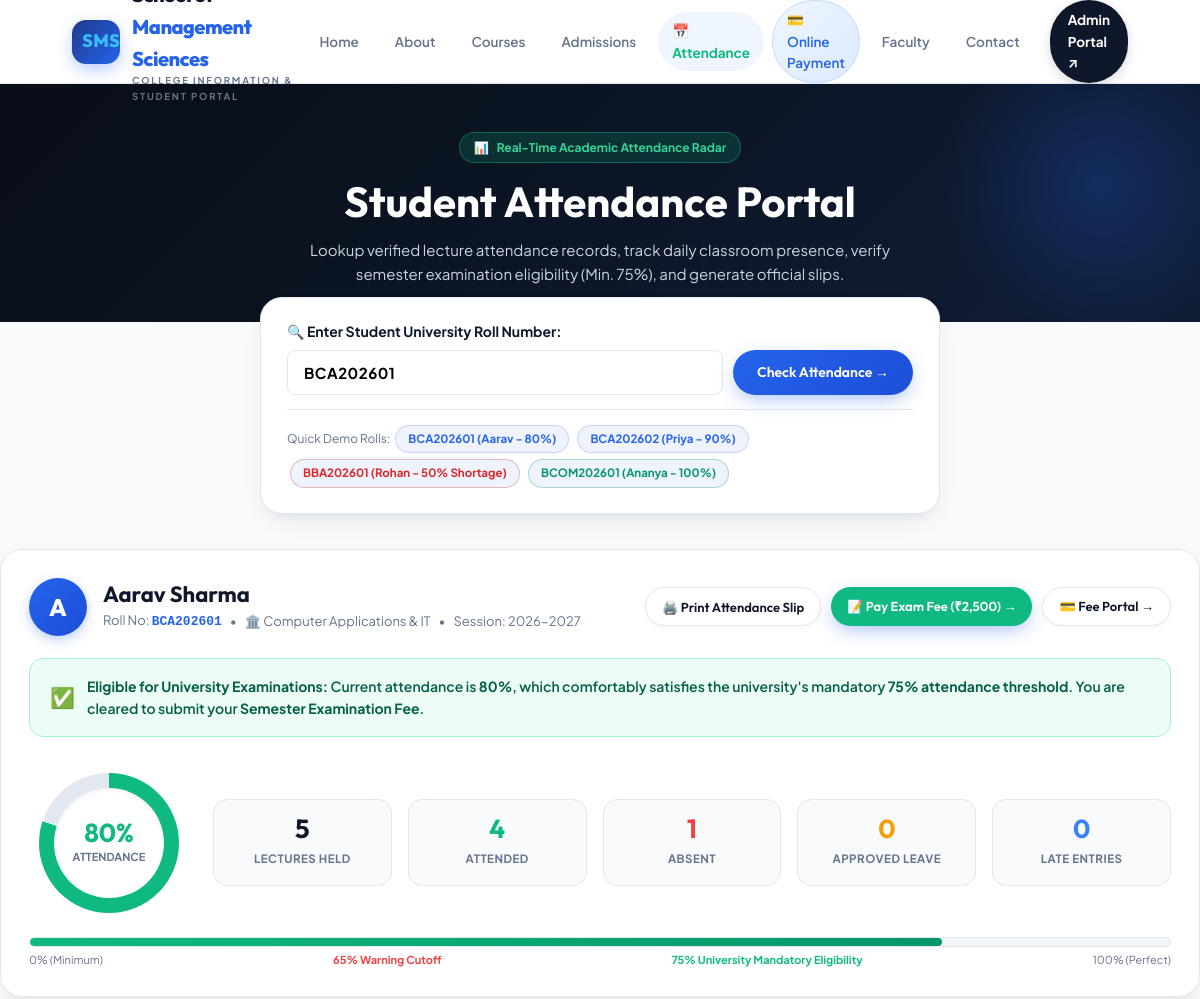
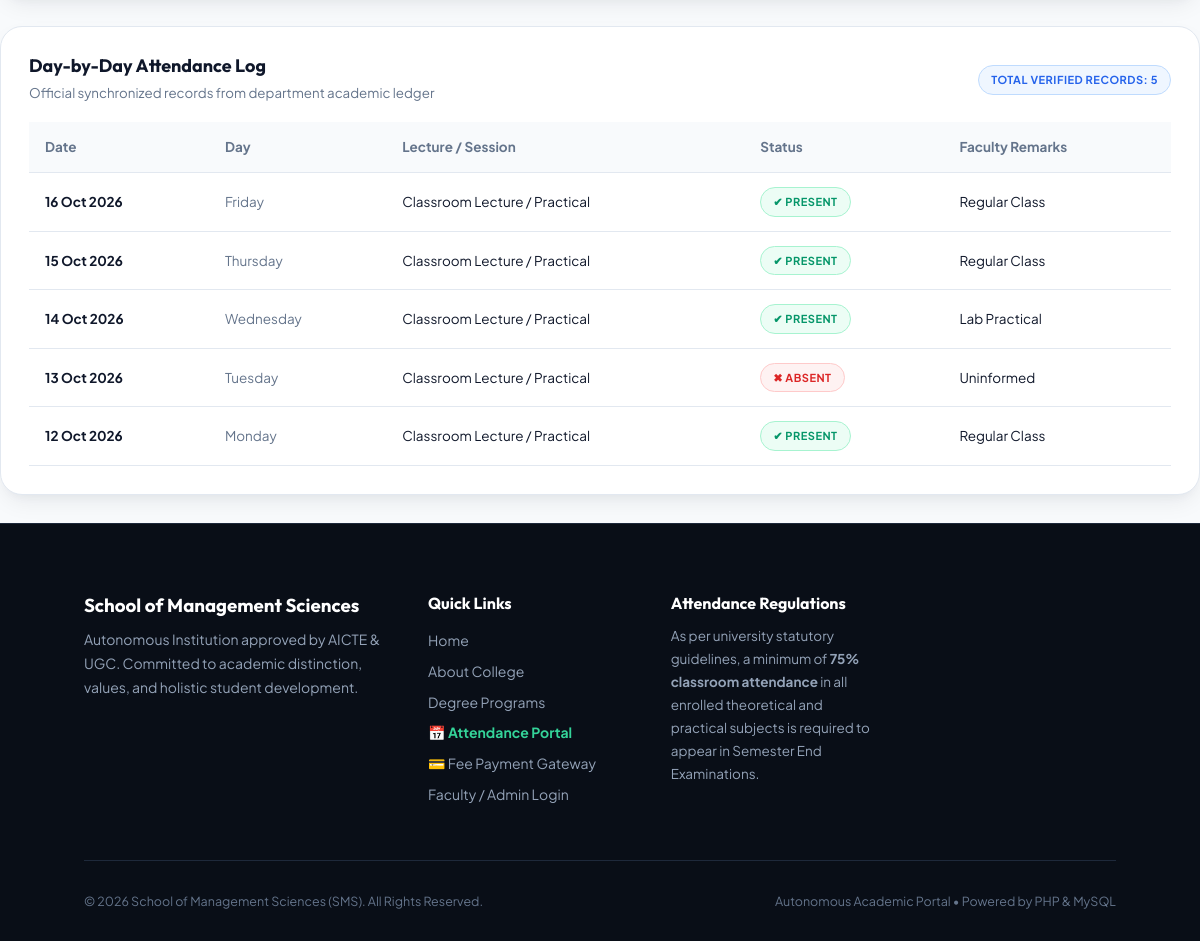
Page /attendance.php?roll_no=BCA202601 on the committed database (2 pictures, top to bottom).
### tables this page shows
CREATE TABLE IF NOT EXISTS students (
    id INT AUTO_INCREMENT PRIMARY KEY,
    student_name VARCHAR(120) NOT NULL,
    roll_no VARCHAR(60) UNIQUE NOT NULL,
    email VARCHAR(150),
    phone VARCHAR(30) NULL,
    branch_id INT NULL,
    created_at TIMESTAMP DEFAULT CURRENT_TIMESTAMP,
    FOREIGN KEY(branch_id) REFERENCES branches(id) ON DELETE SET NULL
);

CREATE TABLE IF NOT EXISTS branches (
    id INT AUTO_INCREMENT PRIMARY KEY,
    branch_name VARCHAR(120) NOT NULL
);

CREATE TABLE IF NOT EXISTS attendance (
    id INT AUTO_INCREMENT PRIMARY KEY,
    student_id INT NOT NULL,
    attendance_date DATE NOT NULL,
    status ENUM('Present', 'Absent', 'Leave', 'Late') NOT NULL DEFAULT 'Present',
    remarks VARCHAR(255) NULL,
    created_at TIMESTAMP DEFAULT CURRENT_TIMESTAMP,
    UNIQUE KEY unique_student_date (student_id, attendance_date),
    FOREIGN KEY (student_id) REFERENCES students(id) ON DELETE CASCADE
);

### attendance.php (the view, shortened to what this page needs)
<?php
$pdo = db();
$searchRoll = strtoupper(trim($_GET['roll_no'] ?? ''));
$student = null;
$records = [];
$totalDays = 0;
$presentDays = 0;
$absentDays = 0;
$leaveDays = 0;
$lateDays = 0;
$percentage = 0.0;
if ($searchRoll) {
    try {
        $stmt = $pdo->prepare("
            SELECT s.*, b.branch_name
            FROM students s
            LEFT JOIN branches b ON b.id = s.branch_id
            WHERE s.roll_no = ? OR s.email = ?
        ");
        $stmt->execute([$searchRoll, $searchRoll]);
        $student = $stmt->fetch();
        if ($student) {
            $attStmt = $pdo->prepare("
                SELECT * FROM attendance
                WHERE student_id = ?
                ORDER BY attendance_date DESC
            ");
            $attStmt->execute([$student['id']]);
            $records = $attStmt->fetchAll();
            $totalDays = count($records);
            foreach ($records as $r) {
                if ($r['status'] === 'Present') $presentDays++;
                elseif ($r['status'] === 'Absent') $absentDays++;
                elseif ($r['status'] === 'Leave') $leaveDays++;
                elseif ($r['status'] === 'Late') $lateDays++;
            }
            $percentage = $totalDays > 0 ? round(($presentDays / $totalDays) * 100, 1) : 0;
        } else {
            $alertError = "No student found with Roll Number: " . htmlspecialchars($searchRoll) . ". Please verify and try again.";
        }
    } catch (Throwable $e) {
        $alertError = "Error loading attendance records: " . htmlspecialchars($e->getMessage());
    }
}
function h($str) {
    return htmlspecialchars((string)$str, ENT_QUOTES, 'UTF-8');
}
?>
<!doctype html>
<html lang="en">
<head>
  <link rel="stylesheet" href="assets/style.css?v=<?= time() ?>">
</head>
<body>
  <header>
    <a class="brand" href="index.php">
      <b>SMS</b>
      <span>School of <span>Management Sciences</span>
        <small>COLLEGE INFORMATION & STUDENT PORTAL</small>
      </span>
    </a>
    <nav id="nav">
      <a href="index.php?page=home">Home</a>
      <a href="index.php?page=about">About</a>
      <a href="index.php?page=courses">Courses</a>
      <a href="index.php?page=admissions">Admissions</a>
      <a class="active" href="attendance.php" style="color: #10b981; font-weight: 700;">📅 Attendance</a>
      <a class="highlight-nav" href="payment.php">💳 Online Payment</a>
      <a href="index.php?page=faculty">Faculty</a>
      <a href="index.php?page=contact">Contact</a>
      <a class="nav-admin" href="admin/login.php">Admin Portal ↗</a>
    </nav>
  </header>
  <section class="att-portal-header">
    <div style="max-width: 900px; margin: 0 auto; text-align: center;">
      <div style="display: inline-flex; align-items: center; gap: 8px; background: rgba(16, 185, 129, 0.18); border: 1px solid rgba(16, 185, 129, 0.4); padding: 5px 14px; border-radius: 9999px; font-size: 12px; font-weight: 700; color: #34d399; margin-bottom: 14px;">
        <span>📊</span> Real-Time Academic Attendance Radar
      </div>
      <h1 style="color: #ffffff; font-size: clamp(26px, 4vw, 42px); margin-bottom: 10px;">
        Student Attendance Portal
      </h1>
      <p style="color: #cbd5e1; font-size: 15px; max-width: 640px; margin: 0 auto;">
        Lookup verified lecture attendance records, track daily classroom presence, verify semester examination eligibility (Min. 75%), and generate official slips.
      </p>
    </div>
  </section>
  <main class="payment-wrapper" style="padding-top: 0;">
    <div class="att-lookup-box">
      <div class="att-card" style="padding: 22px 26px;">
        <form method="get" action="attendance.php">
          <label style="font-weight: 700; font-size: 14px; display: block; margin-bottom: 8px;">
            🔍 Enter Student University Roll Number:
          </label>
          <div style="display: flex; gap: 10px;">
            <input
              class="form-control"
              type="text"
              name="roll_no"
              required
              placeholder="e.g. BCA202601, BCA202602, BBA202601"
              value="<?= h($searchRoll) ?>"
              style="text-transform: uppercase; font-weight: 700; font-size: 15px; letter-spacing: 0.5px;"
            >
            <button class="btn" type="submit" style="padding: 0 24px; white-space: nowrap;">
              Check Attendance →
            </button>
          </div>
        </form>
        <div style="margin-top: 14px; padding-top: 12px; border-top: 1px solid var(--border); font-size: 12px; color: var(--text-muted);">
          <span>Quick Demo Rolls:</span>
          <a class="demo-pill-btn" href="attendance.php?roll_no=BCA202601">BCA202601 (Aarav - 80%)</a>
          <a class="demo-pill-btn" href="attendance.php?roll_no=BCA202602">BCA202602 (Priya - 90%)</a>
          <a class="demo-pill-btn" href="attendance.php?roll_no=BBA202601" style="color: #dc2626; border-color: rgba(220, 38, 38, 0.3);">BBA202601 (Rohan - 50% Shortage)</a>
          <a class="demo-pill-btn" href="attendance.php?roll_no=BCOM202601" style="color: #059669; border-color: rgba(5, 150, 105, 0.3);">BCOM202601 (Ananya - 100%)</a>
        </div>
      </div>
    </div>
    <?php if ($student): ?>
      <div class="att-card">
        <div style="display: flex; flex-wrap: wrap; align-items: center; justify-content: space-between; gap: 18px;">
          <div style="display: flex; align-items: center; gap: 16px;">
            <div style="width: 58px; height: 58px; border-radius: 50%; background: linear-gradient(135deg, #2563eb, #1d4ed8); color: #ffffff; display: flex; align-items: center; justify-content: center; font-size: 24px; font-weight: 800; font-family: 'Outfit', sans-serif; box-shadow: 0 4px 12px rgba(37, 99, 235, 0.3);">
              <?= strtoupper(substr($student['student_name'], 0, 1)) ?>
            </div>
            <div>
              <h2 style="font-size: 22px; margin-bottom: 3px;"><?= h($student['student_name']) ?></h2>
              <div style="display: flex; flex-wrap: wrap; gap: 8px; align-items: center; font-size: 13px; color: var(--text-muted);">
                <span>Roll No: <code style="font-size: 13px; color: var(--primary); font-weight: 700;"><?= h($student['roll_no']) ?></code></span>
                <span>•</span>
                <span>🏛️ <?= h($student['branch_name'] ?? 'General Studies') ?></span>
                <span>•</span>
                <span>Session: 2026-2027</span>
              </div>
            </div>
          </div>
          <div class="no-print" style="display: flex; gap: 10px; flex-wrap: wrap;">
            <button class="btn btn-secondary" onclick="window.print()" style="padding: 8px 16px; font-size: 13px;">
              🖨️ Print Attendance Slip
            </button>
            <?php if ($percentage >= 75): ?>
              <a class="btn" href="payment.php?roll_no=<?= urlencode($student['roll_no']) ?>&category=Semester+Examination+Fee&amount=2500" style="padding: 8px 16px; font-size: 13px; background: #10b981;">
                📝 Pay Exam Fee (₹2,500) →
              </a>
            <?php endif; ?>
            <a class="btn btn-secondary" href="payment.php?roll_no=<?= urlencode($student['roll_no']) ?>" style="padding: 8px 16px; font-size: 13px;">
              💳 Fee Portal →
            </a>
          </div>
        </div>
        <div style="margin-top: 22px;">
          <?php if ($percentage >= 75): ?>
            <div class="alert alert-success" style="margin-bottom: 0;">
              <span style="font-size: 20px;">✅</span>
              <div>
                <strong>Eligible for University Examinations:</strong> Current attendance is <strong><?= $percentage ?>%</strong>, which comfortably satisfies the university's mandatory <strong>75% attendance threshold</strong>. You are cleared to submit your <strong>Semester Examination Fee</strong>.
              </div>
            </div>
          <?php endif; ?>
        </div>
        <div style="margin-top: 26px; display: grid; grid-template-columns: auto 1fr; gap: 24px; align-items: center;" class="att-gauge-wrap">
          <?php
          $meterColor = '#10b981';
          ?>
          <div style="display: flex; flex-direction: column; align-items: center; justify-content: center; padding: 10px;">
            <div class="att-circle-meter" style="--meter-color: <?= $meterColor ?>; --meter-val: <?= min(100, $percentage) ?>;">
              <div class="att-circle-inner">
                <b style="color: <?= $meterColor ?>;"><?= $percentage ?>%</b>
                <small>Attendance</small>
              </div>
            </div>
          </div>
          <div class="att-stat-grid">
            <div class="att-stat-box">
              <h3><?= $totalDays ?></h3>
              <small>Lectures Held</small>
            </div>
            <div class="att-stat-box">
              <h3 style="color: #10b981;"><?= $presentDays ?></h3>
              <small>Attended</small>
            </div>
            <div class="att-stat-box">
              <h3 style="color: #ef4444;"><?= $absentDays ?></h3>
              <small>Absent</small>
            </div>
            <div class="att-stat-box">
              <h3 style="color: #f59e0b;"><?= $leaveDays ?></h3>
              <small>Approved Leave</small>
            </div>
            <div class="att-stat-box">
              <h3 style="color: #3b82f6;"><?= $lateDays ?></h3>
              <small>Late Entries</small>
            </div>
          </div>
        </div>
        <div style="margin-top: 14px;">
          <div class="att-progress-track" style="height: 10px;">
            <div class="att-progress-fill <?= $percentage >= 75 ? 'green' : ($percentage >= 65 ? 'orange' : 'red') ?>" style="width: <?= min(100, $percentage) ?>%;"></div>
          </div>
          <div style="display: flex; justify-content: space-between; font-size: 11px; color: var(--text-muted); margin-top: 4px;">
            <span>0% (Minimum)</span>
            <span style="color: #ef4444; font-weight: 700;">65% Warning Cutoff</span>
            <span style="color: #10b981; font-weight: 700;">75% University Mandatory Eligibility</span>
            <span>100% (Perfect)</span>
          </div>
        </div>
      </div>
      <div class="att-card">
        <div style="display: flex; justify-content: space-between; align-items: center; margin-bottom: 18px; flex-wrap: wrap; gap: 10px;">
          <div>
            <h3 style="font-size: 18px; margin-bottom: 2px;">Day-by-Day Attendance Log</h3>
            <small style="color: var(--text-muted);">Official synchronized records from department academic ledger</small>
          </div>
          <span class="badge badge-primary">Total Verified Records: <?= count($records) ?></span>
        </div>
        <?php if (empty($records)): ?>
          <p style="text-align: center; color: #94a3b8; padding: 30px;">No attendance logged for this student yet.</p>
        <?php else: ?>
          <table class="admin-table">
            <thead>
              <tr>
                <th>Date</th>
                <th>Day</th>
                <th>Lecture / Session</th>
                <th>Status</th>
                <th>Faculty Remarks</th>
              </tr>
            </thead>
            <tbody>
              <?php foreach ($records as $rec): ?>
                <?php
                $statusPill = 'badge-success';
                $icon = '✔';
                if ($rec['status'] === 'Absent') {
                    $statusPill = 'badge-danger';
                    $icon = '✖';
                } elseif ($rec['status'] === 'Leave') {
                    $statusPill = 'badge-warning';
                    $icon = '🏖';
                } elseif ($rec['status'] === 'Late') {
                    $statusPill = 'badge-primary';
                    $icon = '⏰';
                }
                $dTime = strtotime($rec['attendance_date']);
                ?>
                <tr>
                  <td><strong><?= date('d M Y', $dTime) ?></strong></td>
                  <td><span style="color: var(--text-muted);"><?= date('l', $dTime) ?></span></td>
                  <td>Classroom Lecture / Practical</td>
                  <td>
                    <span class="badge <?= $statusPill ?>" style="display: inline-flex; align-items: center; gap: 4px;">
                      <?= $icon ?> <?= h($rec['status']) ?>
                    </span>
                  </td>
                  <td><?= h($rec['remarks'] ?: 'Regular Session Attendance') ?></td>
                </tr>
              <?php endforeach; ?>
            </tbody>
          </table>
        <?php endif; ?>
      </div>
    <?php endif; ?>
  </main>
  <footer>
    <div class="footer-top">
      <div>
        <h3 style="color:#fff; margin-bottom:12px;">School of Management Sciences</h3>
        <p style="color:var(--text-light); font-size:14px; line-height:1.7;">
          Autonomous Institution approved by AICTE & UGC. Committed to academic distinction, values, and holistic student development.
        </p>
      </div>
      <div>
        <h4 style="color:#fff; margin-bottom:12px;">Quick Links</h4>
        <ul style="list-style:none; padding:0; line-height:2.2; font-size:14px;">
          <li><a href="index.php?page=home" style="color:var(--text-light); text-decoration:none;">Home</a></li>
          <li><a href="index.php?page=about" style="color:var(--text-light); text-decoration:none;">About College</a></li>
          <li><a href="index.php?page=courses" style="color:var(--text-light); text-decoration:none;">Degree Programs</a></li>
          <li><a href="attendance.php" style="color:#34d399; text-decoration:none; font-weight:700;">📅 Attendance Portal</a></li>
          <li><a href="payment.php" style="color:var(--text-light); text-decoration:none;">💳 Fee Payment Gateway</a></li>
          <li><a href="admin/login.php" style="color:var(--text-light); text-decoration:none;">Faculty / Admin Login</a></li>
        </ul>
      </div>
      <div>
        <h4 style="color:#fff; margin-bottom:12px;">Attendance Regulations</h4>
        <p style="color:var(--text-light); font-size:13.5px; line-height:1.7;">
          As per university statutory guidelines, a minimum of <strong>75% classroom attendance</strong> in all enrolled theoretical and practical subjects is required to appear in Semester End Examinations.
        </p>
      </div>
    </div>
    <div class="footer-bottom">
      <div>&copy; 2026 School of Management Sciences (SMS). All Rights Reserved.</div>
      <div>Autonomous Academic Portal • Powered by PHP & MySQL</div>
    </div>
  </footer>
</body>
</html>

### attendance.php (style rules this page uses)
.att-lookup-box { max-width: 680px; margin: -25px auto 35px; position: relative; z-index: 10; }
.att-stat-grid { display: grid; grid-template-columns: repeat(auto-fit, minmax(140px, 1fr)); gap: 16px; margin: 20px 0; }
.att-stat-box { background: #f8fafc; border: 1px solid var(--border); border-radius: var(--radius-md); padding: 16px; text-align: center; }
.att-stat-box h3 { font-size: 26px; margin-bottom: 2px; line-height: 1; }
.att-stat-box small { font-size: 11.5px; font-weight: 700; color: var(--text-muted); text-transform: uppercase; letter-spacing: 0.5px; }
.demo-pill-btn { background: rgba(37, 99, 235, 0.08); color: var(--primary); border: 1px solid rgba(37, 99, 235, 0.2); border-radius: 9999px; padding: 4px 12px; font-size: 11.5px; font-weight: 700; text-decoration: none; display: inline-block; margin: 3px; transition: all 0.2s; }

### rows in the picture
students: student_name "A", student_name "Aarav Sharma", roll_no "BCA202601", branch.branch_name "Computer Applications & IT"
attendance: attendance_date "16 Oct 2026", attendance_date "Friday", icon "✔", status "PRESENT", remarks "Regular Class"
attendance: attendance_date "15 Oct 2026", attendance_date "Thursday", icon "✔", status "PRESENT", remarks "Regular Class"
attendance: attendance_date "14 Oct 2026", attendance_date "Wednesday", icon "✔", status "PRESENT", remarks "Lab Practical"
attendance: attendance_date "13 Oct 2026", attendance_date "Tuesday", status "✖", status "ABSENT", remarks "Uninformed"
attendance: attendance_date "12 Oct 2026", attendance_date "Monday", icon "✔", status "PRESENT", remarks "Regular Class"

### other values in the picture
$percentage "80"
$totalDays "5"
$presentDays "4"
$absentDays "1"
$leaveDays "0"
$lateDays "0"
count($records) "5"
